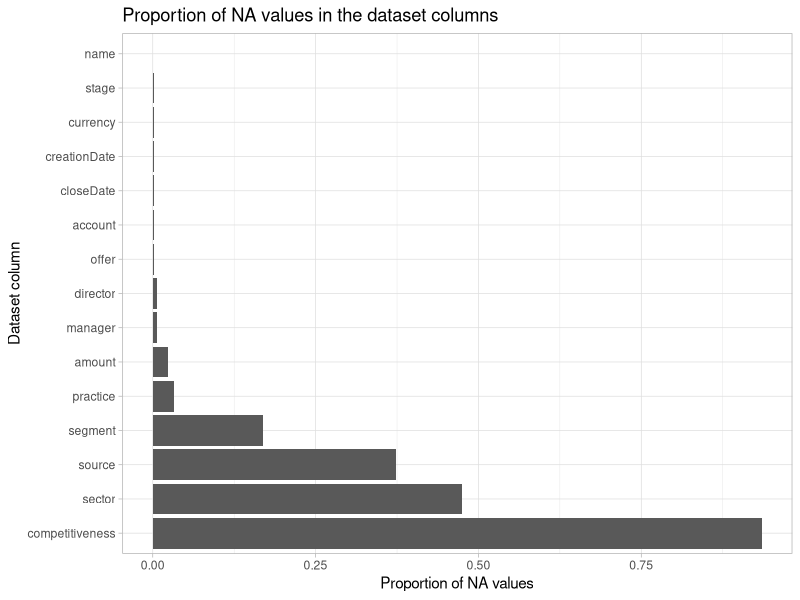

R code for this plot:
## ---- chunk 1
library(tidyverse)
library(dplyr)
library(lubridate)
library(ggthemes)
library(caret)

# Read the dataset
# Change to de identified dataset: "data/data.csv"
proposals <- read_csv("data/data_real.csv", col_names = TRUE)

## ---- chunk 2
names(proposals) # obtain the column names

str(proposals) # show structure of data
## ---- chunk 3
# Rename columns to increase readibility and facilitate analysis
proposals <- proposals %>%
  rename(
    name = `Opportunity Name`,
    account = `Account Name`,
    stage = Stage,
    currency = `Amount Currency`,
    amount = Amount,
    practice = `Primary Practice`,
    offer = `Business Offer`,
    sector = Sector,
    director = `Proposal director`,
    manager = `Proposal manager`,
    source = Source,
    competitiveness = `Competitive or sole sourced (compulsory)`,
    amount = Amount,
    segment = Segment,
    creationDate = `Created Date`,
    closeDate = `Close Date`
  )

proposals$amount <- as.double(proposals$amount)
proposals$creationDate <- as.Date(proposals$creationDate, "%d/%m/%y")
proposals$closeDate <- as.Date(proposals$closeDate, "%d/%m/%y")

## ---- chunk 4
names(proposals)


## ---- chunk 5
# Step 1: create a tibble with column names and proportions of NA values per column
n <- nrow(proposals) # number of rows in dataset
sumNAbefore <- tibble(colSums(is.na(proposals)/n)) # proportions of NA values per column
sumNAbefore <- cbind(colnames(proposals), sumNAbefore) # concatenate the vectors
names(sumNAbefore) <- c("feature", "proportion") # rename the columns to human readible

# plot NA proportions
sumNAbefore %>% ggplot(aes(reorder(feature, -proportion), proportion)) +
  geom_bar(stat = "Identity") +
  coord_flip() +
  xlab("Dataset column") +
  ylab("Proportion of NA values") +
  ggtitle("Proportion of NA values in the dataset columns") +
  theme_light()

## ---- chunk 6
# Step 2: transform the NA values
# 2a. drop the competitiveness column. It's too broken to be useful
proposals <- proposals %>% select(-competitiveness)

# 2b:  drop offer NA values as they only represent 2 observations
proposals <- proposals %>% filter(!is.na(offer)) # remove the offending observations

# 2c: replace amount values with average amounts for 
proposals[is.na(proposals$amount),]
nrow(proposals[is.na(proposals$amount),])
# 75 observations are returned. If other columsn don't feature too many NA values, we can substitute NAs
# with group means for account/stage/practice/offer/sector if possible
# TODO: fix amounts with group means through some method
# the following is a tempory fix - set the amount to the overall mean for amount

amounts <- as.double(proposals$amount[!is.na(proposals$amount)])
avg_amount <- mean(amounts[amounts > 999]) # calculate overall avg with values greater than 999
proposals$amount[is.na(proposals$amount)] <- avg_amount # replace NAs with avg amount
proposals$amount[proposals$amount <= 999] <- avg_amount # replace amounts < 999 with avg_amount
rm(amounts, avg_amount)

# Step 3. split name column into name and description. We don't need to reference number
proposals$account <-proposals$name %>% str_extract("^[A-Z]{3}") # 3 letter identifyer of opportunity
proposals$description <-sub("^[A-Z]{3}\\s\\d{4}\\s*[-]*\\s*", "", proposals$name) # name of opportunity
proposals <- proposals %>% select(-name) # name column now redundant. Can be dropped

